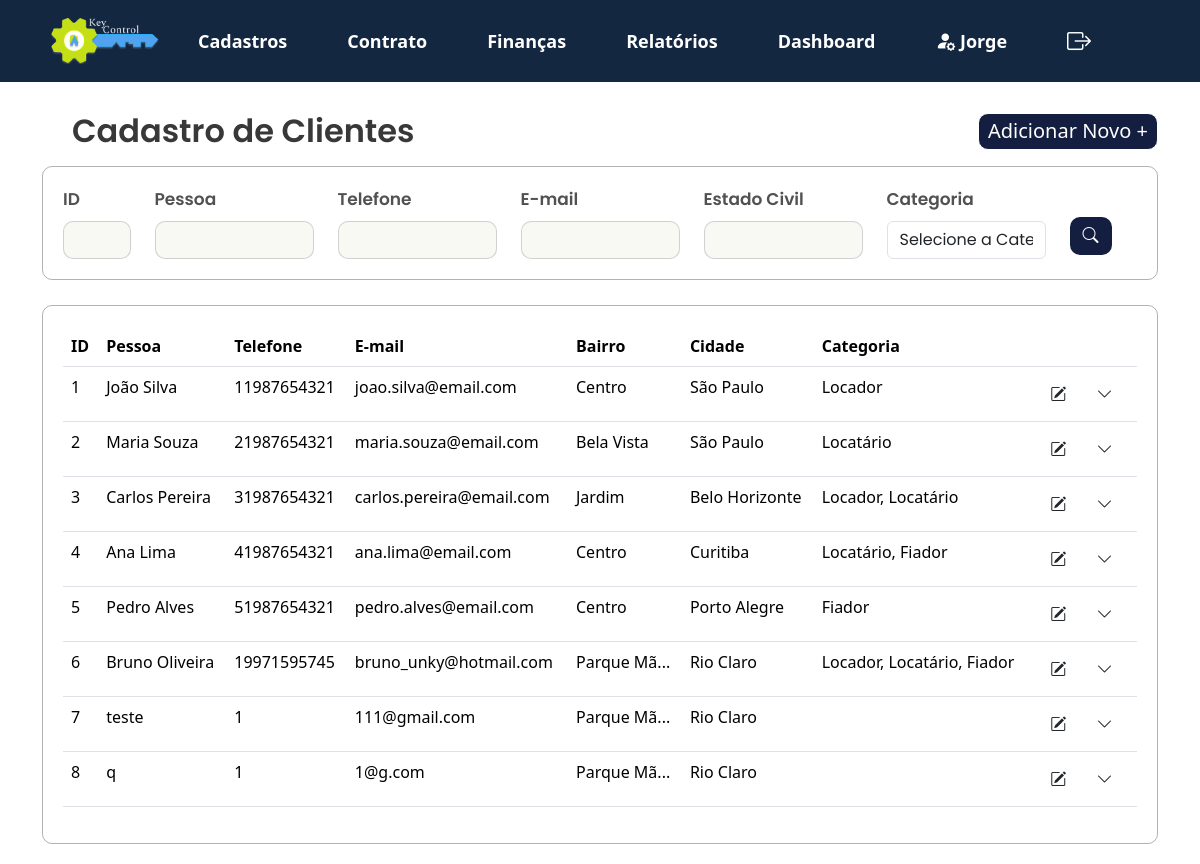
The app's page /KeyControl/projeto/views/lista_cliente.php (signed in), older data.
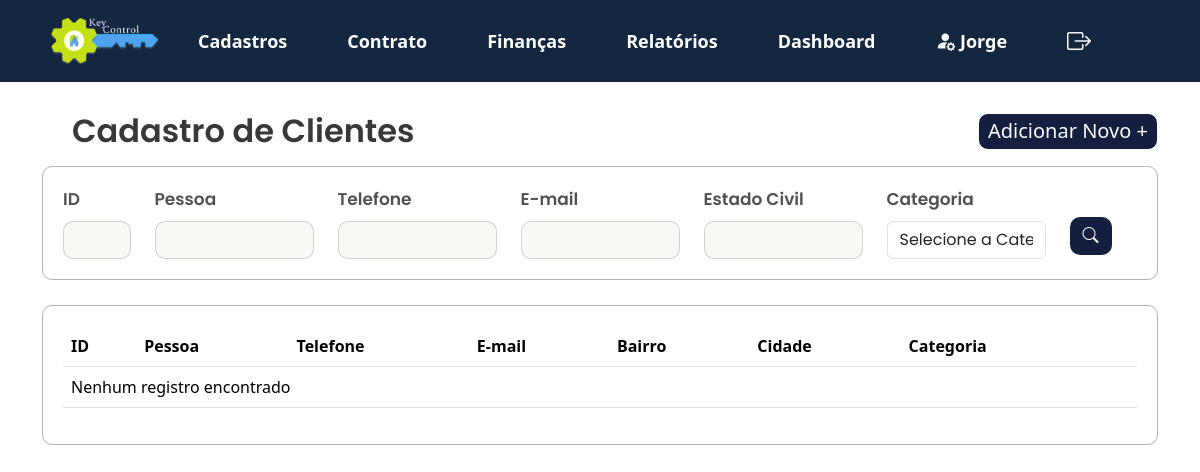
The same page, newer data.
### tables this page shows
CREATE TABLE `cadastro_cliente` (
  `id` int(11) NOT NULL,
  `nome` varchar(100) NOT NULL,
  `rg_ie` varchar(20) DEFAULT NULL,
  `data_nascimento_fundacao` date DEFAULT NULL,
  `telefone` varchar(20) DEFAULT NULL,
  `email` varchar(100) DEFAULT NULL,
  `estado_civil` varchar(20) DEFAULT NULL,
  `nacionalidade` varchar(50) DEFAULT NULL,
  `profissao` varchar(50) DEFAULT NULL,
  `cep` varchar(10) DEFAULT NULL,
  `rua` varchar(100) DEFAULT NULL,
  `numero` varchar(10) DEFAULT NULL,
  `bairro` varchar(50) DEFAULT NULL,
  `cidade` varchar(50) DEFAULT NULL,
  `estado` varchar(50) DEFAULT NULL,
  `pais` varchar(50) DEFAULT NULL,
  `locador` tinyint(1) DEFAULT 0,
  `locatario` tinyint(1) DEFAULT 0,
  `fiador` tinyint(1) DEFAULT 0,
  `complemento` varchar(255) DEFAULT NULL,
  `cpf_cnpj` varchar(20) NOT NULL
);

### KeyControl/projeto/app/controllers/filtros_pessoas.php (called while the page is built, shortened)
<?php
include '../app/controllers/db_conexao.php';
function buildQuery($id, $nome, $telefone, $email, $estado_civil, $cidade, $categoria) {
    $sql = "SELECT * FROM cadastro_cliente WHERE 1=1";
    $params = [];
    return [$sql, $params];
}
$id = $_POST['id'] ?? '';
$nome = $_POST['nome'] ?? '';
$telefone = $_POST['telefone'] ?? '';
$email = $_POST['email'] ?? '';
$estado_civil = $_POST['estado_civil'] ?? '';
$cidade = $_POST['cidade'] ?? '';
$categoria = $_POST['categoria'] ?? '';
list($sql, $params) = buildQuery($id, $nome, $telefone, $email, $estado_civil, $cidade, $categoria);
if (isset($pdo) && $pdo) {
    try {
        $stmt = $pdo->prepare($sql);
        $stmt->execute($params);
        $result = $stmt->fetchAll(PDO::FETCH_ASSOC);
    } catch (Exception $e) {
        echo "Erro na execução da consulta: " . htmlspecialchars($e->getMessage());
    }
} else {
    echo "Erro na conexão com o banco de dados.";
}
?>

### KeyControl/projeto/views/lista_cliente.php (the view, shortened to what this page needs)
<?php
include '../app/controllers/filtros_pessoas.php';
?>
<!DOCTYPE html>
<html lang="pt-br">
<head>
   <link href="https://cdn.jsdelivr.net/npm/bootstrap@5.3.3/dist/css/bootstrap.min.css" rel="stylesheet">
   <link rel="stylesheet" href="../public/assets/js/menu.js">
   <link rel="stylesheet" href="https://cdn.jsdelivr.net/npm/bootstrap-icons@1.10.5/font/bootstrap-icons.css">
   <link rel="stylesheet" type="text/css" href="../public/assets/css/style2.css">
</head>
<body>
   <?php include 'navbar.php'; ?>
   <section>
      <div class="container">
         <div class="d-flex justify-content-between align-items-center mb-3">
            <h2 class="mb-0">Cadastro de Clientes</h2>
            <a href="../views/cadastro_cliente.php" class="button_adicionarnovo">Adicionar Novo +</a>
         </div>
      </div>
      <div class="container">
         <form method="POST" action="">
            <div class="filtros-container">
               <div class="row g-12">
                  <div class="col-md-1">
                     <label for="id" class="form-label">ID</label>
                     <input type="text" id="id" class="form-control" name="id" value="<?= htmlspecialchars($_POST['id'] ?? '') ?>">
                  </div>
                  <div class="col-md-2">
                     <label for="nome" class="form-label">Pessoa</label>
                     <input type="text" id="nome" class="form-control" name="nome" value="<?= htmlspecialchars($_POST['nome'] ?? '') ?>">
                  </div>
                  <div class="col-md-2">
                     <label for="telefone" class="form-label">Telefone</label>
                     <input type="text" id="telefone" class="form-control" name="telefone" value="<?= htmlspecialchars($_POST['telefone'] ?? '') ?>">
                  </div>
                  <div class="col-md-2">
                     <label for="email" class="form-label">E-mail</label>
                     <input type="text" id="email" class="form-control" name="email" value="<?= htmlspecialchars($_POST['email'] ?? '') ?>">
                  </div>
                  <div class="col-md-2">
                     <label for="estado_civil" class="form-label">Estado Civil</label>
                     <input type="text" id="estado_civil" class="form-control" name="estado_civil" value="<?= htmlspecialchars($_POST['estado_civil'] ?? '') ?>">
                  </div>
                  <div class="col-md-2 position-relative">
                     <label for="categoria" class="mb-2">Categoria</label>
                     <select class="form-control" name="categoria" id="categoria" onchange="checkSelection('categoria')">
                        <option value="" disabled <?= !isset($_POST['categoria']) ? 'selected' : '' ?>>Selecione a Categoria</option>
                     </select>
                  </div>
                  <div class="col-md-1">
                     <button class="btn btn-buscar" type="submit">
                        <i class="bi bi-search"></i>
                     </button>
                  </div>
               </div>
            </div>
         </form>
      </div>
   </section>
   <section>
      <div class="container">
         <div class="card_relatório">
            <table class="table table-hover">
               <thead>
                  <tr>
                     <th>ID</th>
                     <th>Pessoa</th>
                     <th>Telefone</th>
                     <th>E-mail</th>
                     <th>Bairro</th>
                     <th>Cidade</th>
                     <th>Categoria</th>
                     <th></th>
                  </tr>
               </thead>
               <tbody>
                  <?php
                  if ($result && count($result) > 0) {
                     foreach ($result as $row) {
                        $categorias = [];
                        if ($row['locador']) {
                           $categorias[] = 'Locador';
                        }
                        if ($row['locatario']) {
                           $categorias[] = 'Locatário';
                        }
                        if ($row['fiador']) {
                           $categorias[] = 'Fiador';
                        }
                        $categoriaTexto = implode(', ', $categorias);
                        echo "<tr>
                                     <td>" . htmlspecialchars($row['id']) . "</td>
                                     <td>" . htmlspecialchars($row['nome']) . "</td>
                                     <td>" . htmlspecialchars($row['telefone']) . "</td>
                                     <td>" . htmlspecialchars($row['email']) . "</td>
                                     <td>" . htmlspecialchars(substr($row['bairro'], 0, 10) . (strlen($row['bairro']) > 10 ? '...' : '')) . "</td>
                                     <td>" . htmlspecialchars($row['cidade']) . "</td>
                                     <td>" . htmlspecialchars($categoriaTexto) . "</td>
                                     <td>
                                         <button class='btn' onclick=\"window.location.href='../views/modifica_cliente.php?id=" . htmlspecialchars($row['id']) . "'\">
                                          <i class='bi bi-pencil-square'></i>
                                          </button>
                                         <button class='btn' onclick='toggleSubMenu(this)'>
                                             <i class='bi bi-chevron-down'></i>
                                         </button>
                                         <div class='submenu' style='display: none;'>
                                             <div class='submenu-options'>
                                                 <button class='imprimir' onclick='printInfo(" . htmlspecialchars($row['id']) . ")'>
                                                     <i class='bi bi-printer'></i> Imprimir
                                                 </button>
                                                 <button class='email' onclick='sendEmail(\"" . htmlspecialchars($row['email'] ?? '') . "\")'>
                                                     <i class='bi bi-envelope'></i> E-mail
                                                 </button>
                                                 <button class='excluir' onclick='deleteRecord(" . htmlspecialchars($row['id']) . ")'>
                                                     <i class='bi bi-trash'></i> Excluir
                                                 </button>
                                             </div>
                                         </div>
                                     </td>
                                 </tr>";
                     }
                  } else {
                     echo "<tr><td colspan='9'>Nenhum registro encontrado</td></tr>";
                  }
                  ?>
               </tbody>
            </table>
         </div>
      </div>
   </section>
</body>
</html>

### KeyControl/projeto/views/navbar.php (shortened to what this page needs)
<head>
  <link rel="stylesheet" type="text/css" href="../public/assets/css/style1.css">
</head>
<nav class="navbar navbar-expand-sm">
  <div class="container">
    <div class="collapse navbar-collapse" id="navbarNavDropdown">
      <ul class="navbar-nav align-items-center">
        <li>
          <a class="nav-link" href="../views/home.php"><img src="../public/assets/img/Logomarca.png" width="110px"></a>
        </li>
      </ul>
      <ul class="navbar-nav align-items-center">
        <li class="nav-item dropdown">
          <a class="nav-link" href="#" id="drop" role="button" data-bs-toggle="dropdown" aria-expanded="false">
            Cadastros
          </a>
        </li>
      </ul>
      <ul class="navbar-nav align-items-center">
        <li class="nav-item dropdown">
          <a class="nav-link" href="#" id="drop" role="button" data-bs-toggle="dropdown" aria-expanded="false">
            Contrato
          </a>
        </li>
      </ul>
      <ul class="navbar-nav align-items-center">
        <li class="nav-item dropdown">
          <a class="nav-link" href="#" id="drop" role="button" data-bs-toggle="dropdown" aria-expanded="true">
            Finanças
          </a>
        </li>
      </ul>
      <ul class="navbar-nav align-items-center">
        <li class="nav-item dropdown">
          <a class="nav-link" href="#" id="drop" role="button" data-bs-toggle="dropdown" aria-expanded="false">
            Relatórios
          </a>
        </li>
      </ul>
      <ul class="navbar-nav align-items-center">
        <li class="nav-item dropdown">
          <a class="nav-link" href="#">Dashboard</a>
        </li>
      </ul>
      <ul class="navbar-nav align-items-center">
        <li class="nav-item dropdown">
          <a class="nav-link" href="../views/perfil.php"><i class="bi bi-person-fill-gear fs-5"></i>
          <?php
          $user_name = htmlspecialchars($_SESSION['user_name'] ?? 'Usuário');
          $first_name = explode(' ', $user_name)[0];
          echo $first_name;
          ?>
          </a>
        </li>
      </ul>
      <ul class="navbar-nav align-items-center">
        <li class="nav-item dropdown">
          <a class="nav-link" href="../app/controllers/logout.php"><i class="bi bi-box-arrow-right fs-4"></i></a>
        </li>
      </ul>
    </div>
  </div>
</nav>

### KeyControl/projeto/public/assets/css/style2.css (style rules this page uses)
h2 { font-family: "Poppins", sans-serif; font-weight: 600; font-style: normal; color: #383838; margin: 30px; }
.container h2 { position: relative; z-index: 1; }
nav { z-index: 3 !important; }
form { font-family: "Poppins", sans-serif; font-style: normal; font-weight: 600; font-size: 17px; color: rgb(82, 80, 80); }
input.form-control { background-color: #F7F9F2; color: #333; border: 0px; }
h2.mb-0 { margin-block: auto; }
.filtros-container input.form-control { border: 1px solid #3838383b; border-radius: 10px; }
.filtros-container { width: auto; height: auto; border: 1px solid #38383862; border-radius: 10px; padding: 20px; display: flex; }
.filtros-container .btn-buscar { margin-top: 30px; }
.btn-buscar { background-color: #131E41; color: white; border-radius: 10px; }
.card_relatório { width: auto; height: auto; border: 1px solid #38383862; border-radius: 10px; margin-top: 25px; margin-bottom: 20px; padding: 20px; }
.button_adicionarnovo { border: 1px solid; border-radius: 10px; background-color: #131E41; width: 180px; height: 37px; align-items: center; display: flex; justify-content: center; align-items: center; text-align: center; color: #ffffff; font-size: 20px; text-decoration: none; }

### KeyControl/projeto/public/assets/css/style1.css (style rules this page uses)
nav { background-color: #132741; margin-bottom: 30px; }
nav .nav-link { color: white; font-size: 18px; font-weight: 600; }
nav .nav-item { margin: 7px; padding: 0 15px; }
nav i { width: 100%; }

Row changes from the older to the newer data that the page shows:
removed cadastro_cliente: id "1", nome "João Silva", telefone "11987654321", email "joao.silva@email.com", bairro "Centro", cidade "São Paulo", categoriaTexto "Locador"
removed cadastro_cliente: id "2", nome "Maria Souza", telefone "21987654321", email "maria.souza@email.com", bairro "Bela Vista", cidade "São Paulo", categoriaTexto "Locatário"
removed cadastro_cliente: id "3", nome "Carlos Pereira", telefone "31987654321", email "carlos.pereira@email.com", bairro "Jardim", cidade "Belo Horizonte", categoriaTexto "Locador, Locatário"
removed cadastro_cliente: id "4", nome "Ana Lima", telefone "41987654321", email "ana.lima@email.com", bairro "Centro", cidade "Curitiba", categoriaTexto "Locatário, Fiador"
removed cadastro_cliente: id "5", nome "Pedro Alves", telefone "51987654321", email "pedro.alves@email.com", bairro "Centro", cidade "Porto Alegre", categoriaTexto "Fiador"
removed cadastro_cliente: id "6", nome "Bruno Oliveira", telefone "19971595745", email "bruno_unky@hotmail.com", bairro "Parque Mã...", cidade "Rio Claro", categoriaTexto "Locador, Locatário, Fiador"
removed cadastro_cliente: id "7", nome "teste", telefone "1", email "111@gmail.com", bairro "Parque Mã...", cidade "Rio Claro"
removed cadastro_cliente: id "8", nome "q", telefone "1", email "1@g.com", bairro "Parque Mã...", cidade "Rio Claro"
Text that changed along with them:
text now shown: "Nenhum registro encontrado"
